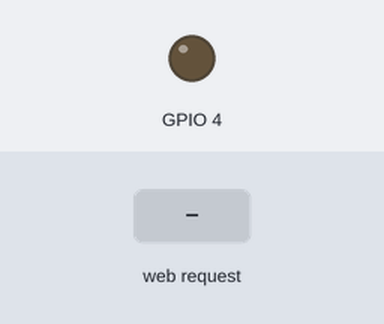
Bench run of a sketch on a simulated ESP8266 (NodeMCU). Parts: output pins drawn as LEDs (lit = HIGH). The inputs (shaded band) are chosen by the test bench. WiFi joins after 1.5 s; servers stay silent unless stated; what the sketch prints to the serial monitor is not drawn.

Above: at 2.7 s.
2.8 s: HTTP request GET /start received
At 3.1 s:
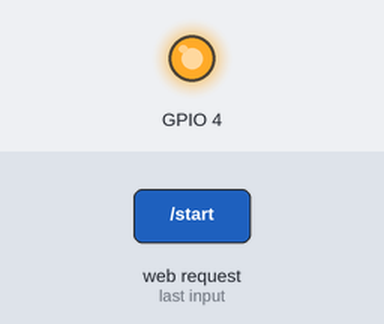
5.8 s: HTTP request GET /stop received
At 6.6 s:
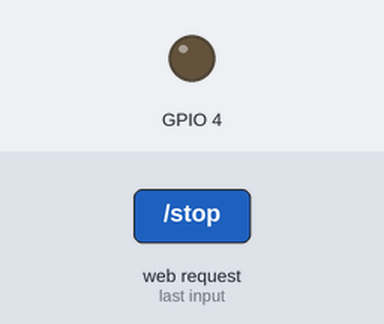
Timing chart, 0 to 8.8 s (numbered marks = the images above; inputs shaded):
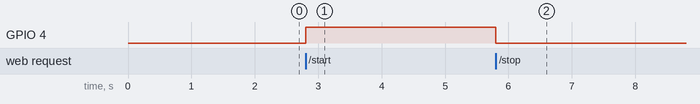

The sketch:

Dat.ino
```cpp
#include <ESP8266WiFi.h>
#include <OneWire.h>
#include <DallasTemperature.h>

// Имя и пароль вашей сети WiFi
const char* ssid = "Explabs";
const char* password = "Huttka12";
IPAddress ip(192,168,31,31);
#define ONE_WIRE_BUS 5
OneWire oneWire(ONE_WIRE_BUS);
DallasTemperature DS18B20(&oneWire);
char temperatureCString[6];

// Создаем сервер и порт для прослушки 80

WiFiServer server(80);

void setup() {
 Serial.begin(115200);
 delay(10);

 DS18B20.begin();

 // Подготовка GPIO
 pinMode(4, OUTPUT);
 digitalWrite(4, 0);

 // Подключаемся к сети WiFi
 Serial.println();
 Serial.println();
 Serial.print("Connecting to ");
 Serial.println(ssid);
 WiFi.begin(ssid, password);

 // Ожидание подключения
 while (WiFi.status() != WL_CONNECTED) {
 delay(500);
 Serial.print(".");
 }
 Serial.println("");

 // Запуск сервера
 server.begin();

 // Вывод полученного IP адреса
 Serial.println(WiFi.localIP());
}

void getTemperature() {
  float tempC;
  do {
    DS18B20.requestTemperatures();
    tempC = DS18B20.getTempCByIndex(0);
    dtostrf(tempC, 2, 2, temperatureCString);
    delay(100);
  } while (tempC == 85.0 || tempC == (-127.0));
}

void loop() {

 // Проверка подключения
 WiFiClient client = server.available();
 if (!client) {
 return;
 }
 else {

 // Ожидание данных
 Serial.println("new client");
 int count;
 while (!client.available()) {
 if (count >= 3){break;}
 delay(100);
 count++;
 }

 // Чтение первой строки запроса
 String req = client.readStringUntil('\r');
 Serial.println(req);
 client.flush();

  int temp;

 if(req.indexOf("status") != -1){
    getTemperature();
    Serial.println(temperatureCString);
 }
 // Работа с GPIO
 if (req.indexOf("start") != -1){
   if(req.indexOf("?") != -1){
    int len = req.length();
    int temp1 = req.indexOf("=");
    String temp2 = "";
    while(temp1 != len){
      temp1 += 1;
      if(req[temp1] == ' '){
       break;
      }
      temp2 += req[temp1];
    }

    temp = temp2.toInt();
    if(temp > 100){temp=100;}
    delay(200);
  }
  else {
    temp = 100;
  }
  Serial.print("OK ");
  Serial.println(temp);
  digitalWrite(4, 1);
 }
 if (req.indexOf("stop") != -1){
  Serial.println("STOP");
  digitalWrite(4, 0);
 }
 else
 // Если неверный запрос написать об ошибке
 {
 Serial.println("invalid request");
 client.stop();
 return;
 }
 }
}
```

Measured:
- after the input at 2.8 s, GPIO 4: LOW → HIGH at once
- after the input at 5.8 s, GPIO 4: HIGH → LOW at once
